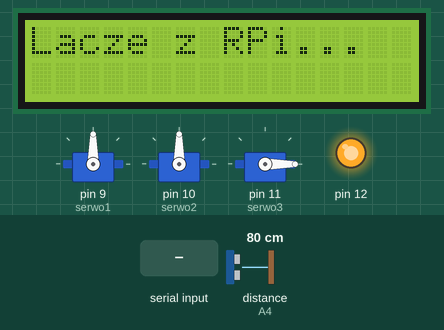
Bench run of a sketch on a simulated Arduino Uno, built with avr-gcc and run on an emulated ATmega328P. On the bench: 3 × servo, 16×2 character LCD, output pins drawn as LEDs (lit = HIGH). Wiring (inferred from the names in the program): ultrasonic range finder: trigger A5; echo A4. The test bench sets the inputs (shaded band); at power-on: distance to the obstacle (sensor on A4) 80 cm. The echo pulse lasts 58.3 µs per cm; pins used as bus, display or sensor lines are not drawn.

Above: at 1.3 s.
1.4 s: "90,45,200\n" received over Serial
At 1.46 s:
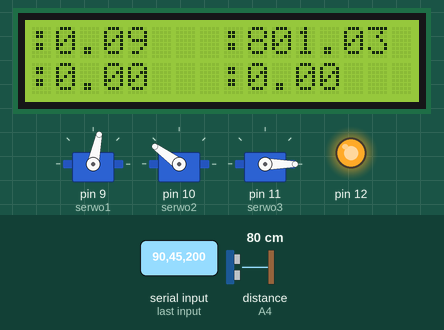
3.0 s: distance to the obstacle (sensor on A4) set to 120 cm
At 4.41 s:
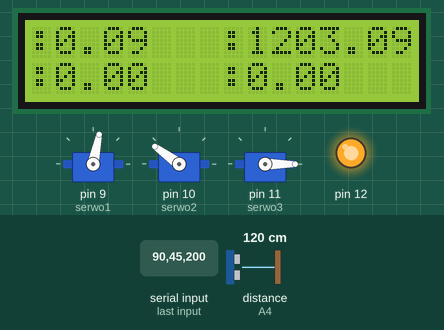
4.5 s: byte 10 ('\n') received over Serial
At 4.8 s:
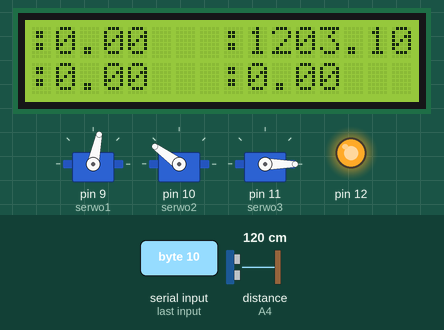
6.0 s: distance to the obstacle (sensor on A4) set to 4 cm
At 6.04 s:
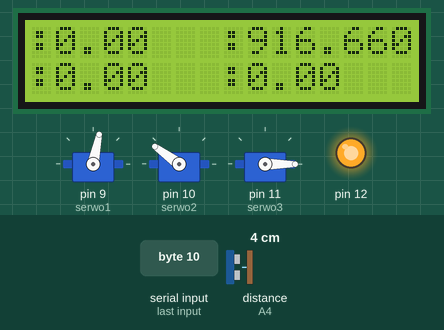
7.5 s: distance to the obstacle (sensor on A4) set to 2 cm
At 8.48 s:
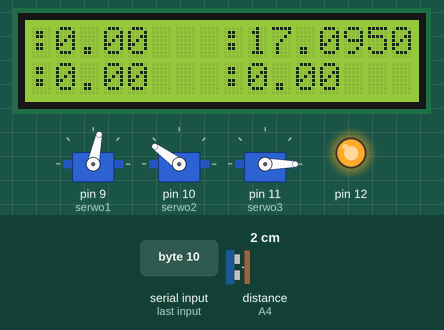
Timing chart, 0 to 10.0 s (numbered marks = the images above; inputs shaded):
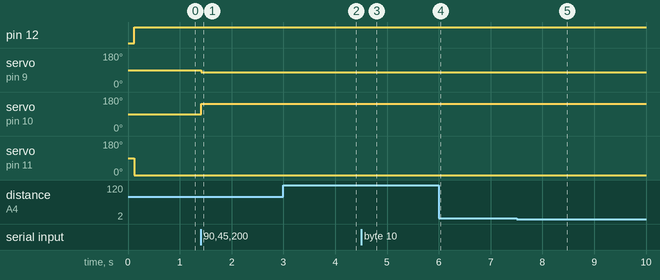

The sketch:

zuraw_arduino.ino
```cpp
#include <LiquidCrystal.h>
#include <Servo.h>
#define trigPin A5
#define echoPin A4

LiquidCrystal lcd(2, 3, 4, 5, 6, 7);
Servo serwo1, serwo2, serwo3;

String inputString = "";
bool stringComplete = false, isConnected = false;
char buf[60];
int i,j,k;
int diff = 5;
float distance, kalman;
float fi1 = 0, fi3 = 30, d3 = 100;    //parametry startowe
float A = 1, C = 1, S, K;   //macierze 1x1
float V, W;                 //wektory
float x0, P0, xpri, Ppri, xpost, Ppost, eps;
float dt = 200, std_dev = 5;
unsigned long timeNow = 0, timeInterval = 40, timeMemory = 0;


void setup() {
  Serial.begin(9600);
  serwo1.attach(9);
  serwo2.attach(10);
  serwo3.attach(11);
  pinMode(12, OUTPUT);
  digitalWrite(12, LOW);
  pinMode(trigPin, OUTPUT);
  pinMode(echoPin, INPUT);
  inputString.reserve(60);
  lcd.begin(16, 2);
  lcd.setCursor(0, 0);
  lcd.print("Lacze z RPi...");
  delay(50);

  x0 = d3;
  P0 = d3+2;
  xpri = x0;
  Ppri = P0;
  xpost = x0;
  Ppost = P0;
  kalman = x0;
  V = 2*std_dev*dt/1000;
  W = std_dev*std_dev;
}

void loop() {

  timeNow = millis();
  if(timeNow - timeMemory >= timeInterval){
    kalmanFilter();
    regulator();
    timeMemory = timeNow;

    if (isConnected){
      lcd.setCursor(8,0);
      lcd.print(":");
      lcd.print(kalman);
    }
  }

  while (Serial.available()) {
    char inChar = (char)Serial.read();
    inputString += inChar;
    if (inChar == '\n') {
      stringComplete = true;
    }
  }

  if (stringComplete) {
    inputString.toCharArray(buf,60);
    divideArray(buf, &fi1, &fi3, &d3);
    lcd.clear();
    lcd.setCursor(0,0);
    lcd.print(":");
    lcd.print(fi1);

    lcd.setCursor(8,0);
    lcd.print(":");
    lcd.print(kalman);

    lcd.setCursor(0,1);
    lcd.print(":");
    lcd.print(fi3);

    lcd.setCursor(8,1);
    lcd.print(":");
    lcd.print(d3);

    serwo1.writeMicroseconds(map(fi1, 0, 45, 1350, 850));
    serwo2.write(map(fi3, 54, 144, 90, 0));

    memset(buf, 0 , sizeof(buf));
    inputString = "";
    stringComplete = false;
    isConnected = true;
  }

}

void divideArray(char* inputArray, float* fi1_org, float* fi3_org, float* d3_org){
  int i=0, j=0, k=0;
  char fi1_buf[20], fi3_buf[20], d3_buf[20];

  memset(fi1_buf, 0 , sizeof(fi1_buf));
  memset(fi3_buf, 0 , sizeof(fi3_buf));
  memset(d3_buf, 0 , sizeof(d3_buf));

  while(i>=0){
    if((inputArray[i] == 'x') or (inputArray[i] == '\n')){
      j=i+1;
      i=-1;
    }
    else {
      fi1_buf[i] = inputArray[i];
      i+=1;
    }
  }
  i=0;

  while(j>=0){
    if((buf[j] == 'x') or (buf[i] == '\n')){
      k=j+1;
      j=-1;
    }
    else {
      fi3_buf[i] = buf[j];
      i+=1;
      j+=1;
    }
  }
  i=0;

  while(k>=0){
    if((buf[k] == 'x') or (buf[i] == '\n')){
      k=-1;
    }
    else {
      d3_buf[i] = buf[k];
      i+=1;
      k+=1;
    }
  }
  *fi1_org = atof(fi1_buf)/1000;
  *fi3_org = atof(fi3_buf)/1000;
  *d3_org = atof(d3_buf)/1000;
}

void kalmanFilter(){
  digitalWrite(trigPin, LOW);
  delayMicroseconds(2);
  digitalWrite(trigPin, HIGH);
  delayMicroseconds(10);
  digitalWrite(trigPin, LOW);
  distance = pulseIn(echoPin, HIGH) / 5.8;

  xpri = A*xpost;
  Ppri = A*Ppost*A + V;
  eps = distance - C*xpri;
  S = C*Ppri*C + W;
  K = Ppri*C/S;
  xpost = xpri + K*eps;
  Ppost = Ppri - K*S*K;
  kalman = xpost;
}

void regulator(){
  if(kalman >= d3 + diff){
    digitalWrite(12, HIGH);
    serwo3.write(0);
  }
  else if (kalman <= d3 - diff){
    digitalWrite(12, HIGH);
    serwo3.write(180);
  }
  else{
    digitalWrite(12, LOW);
    serwo3.write(90);
  }
}
```

Measured:
- after the input at 1.4 s, servo on pin 9 (serwo1): 90° → 78° at once; servo on pin 10 (serwo2): 90° → 144° at once; the display: changes at once (image 1)
- after the input at 4.5 s, the display: changes at once (image 3)
- after the input at 6.0 s, the display: changes at once (image 4)
